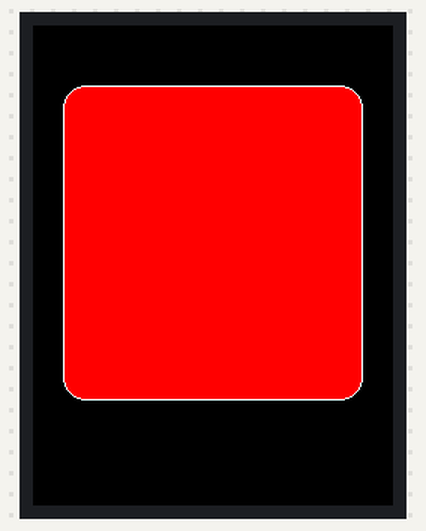
Bench run of a sketch on a simulated Arduino Mega 2560, built with avr-gcc and run on an emulated ATmega2560. Parts: 240×320 colour display. The local clock reads 2024-03-15 10:24:30 at power-on unless the sketch sets it.

Above: at 1.3 s.
At 2.8 s:
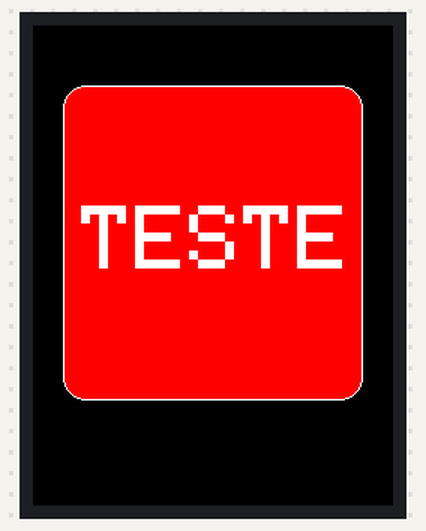
At 6.5 s:
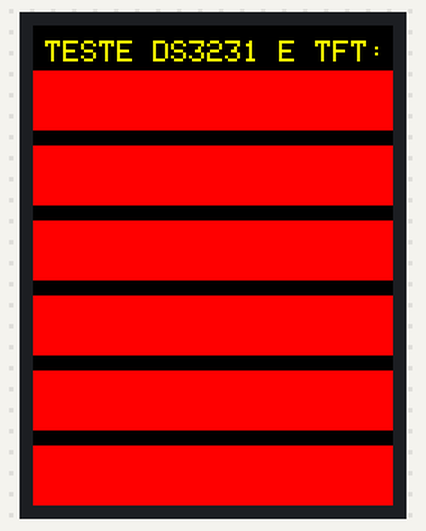
At 14.5 s:
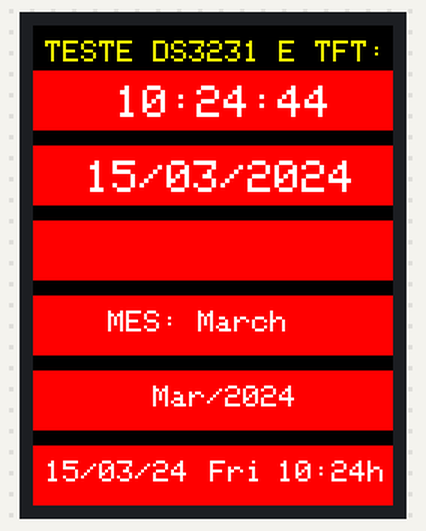
At 22.5 s:
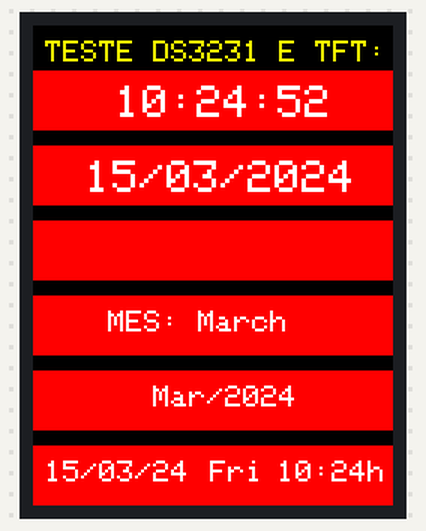
At 38.5 s:
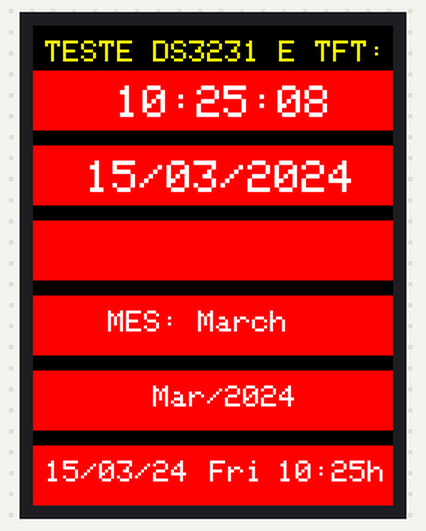

The sketch:

DS3231_DATA_PORT-BR.ino
```cpp
/**********************************************************************************************************************
    AUTOR: WALTER DAWID RETZER

    PROJETO: DISPLAY LCD TFT 2.4" E MÓDULO DS3231
    VERSÃO: 1.01
    DATA: 17/08/2021
    ARQUIVOS ANEXO: BIBLIOTECA DS3231 ALTERADA PARA EXIBIR AS DATAS EM PORTUGUÊS-BR
                    SKETCH DO PROGRAMA PARA EXIBIÇÃO DA DATA E HORÁRIO UTILIZANDO DISPLAY TFT LCD 2.4"

-----------------------------------------------------------------------------------------------------------------------
  COMENTÁRIOS:

  - DEMONSTRAÇÃO DAS FUNÇÕES DE EXIBIÇÃO DE DATA EM PORTUGUÊS-Br E HORÁRIO DO MÓDULO DS3231.

-----------------------------------------------------------------------------------------------------------------------
  MATERIAL PARA O PROJETO:

  - ARDUINO MEGA
  - MÓDULO DS3231
  - DISPLAY TFT 2.4" (DRIVER: ILI9341)
  - JUMPERS PARA A CONEXÃO

-----------------------------------------------------------------------------------------------------------------------
  CONEXÃO DO MÓDULO DS3231 E ARDUINO MEGA:

  Módulo DS3231 pino  SDA  ->  Arduino Mega Digital 20 (SDA)
  Módulo DS3231 pino  SCL  ->  Arduino Mega Digital 21 (SCL)
  Módulo DS3231 pino  VCC  ->  Arduino Mega 5V
  Módulo DS3231 pino  GND  ->  Arduino Mega GND
-----------------------------------------------------------------------------------------------------------------------
  PRINCIPAIS FUNÇÕES DO MÓDULO DS3231:

  rtc.getTimeStr()                EXIBE O HORÁRIO NO FORMATO: HH:MM:SS
  rtc.getDOWStr()                 EXIBE O NOME DO DIA DA SEMANA: "Segunda-Feira"
  rtc.getMonthStr()               EXIBE O NOME DO MÊS: "Janeiro"
  rtc.getDOWStr(FORMAT_SHORT);    EXIBE O NOME DO DIA DA SEMANA ABREVIADO: "Seg"
  rtc.getTimeStr(FORMAT_SHORT);   EXIBE O HORÁRIO NO FORMATO: HH:MM
  rtc.getMonthStr(FORMAT_SHORT)   EXIBE O NOME DO MÊS ABREVIADO: "Jan"

  char const divider = '/';
  rtc.getDateStr(FORMAT_LONG, FORMAT_LITTLEENDIAN, divider)   EXIBE A DATA NO FORMATO: DIA/MÊS/ANO  -- DD/MM/YYYY
  rtc.getDateStr(FORMAT_SHORT, FORMAT_LITTLEENDIAN, divider)  EXIBE A DATA NO FORMATO: DIA/MÊS/ANO  -- DD/MM/YY

-----------------------------------------------------------------------------------------------------------------------
**********************************************************************************************************************/

// ========================================================================================================
// INCLUSÃO DAS BIBLIOTECAS QUE SERÃO UTILIZADAS NO PROJETO:
#include <MCUFRIEND_kbv.h>  //BIBLIOTECA DO DISPLAY TFT LCD 2.4"
MCUFRIEND_kbv tft;  //DECLARAÇÃO DO NOME DO DISPLAY TFT LCD 2.4"

#include <DS3231.h>  //BIBLIOTECA DO MÓDULO DS3231
#include <Wire.h> //BIBLIOTECA PARA COMUNICAÇÃO ENTRE DISPOSITIVOS I2C

// ========================================================================================================
// DECLARAÇÃO DAS VARIÁVEIS QUE SERÃO UTILIZADAS NO PROJETO:

DS3231  rtc(SDA, SCL);  //DECLARANDO O NOME DA VARIAVEL PARA RECEBER AS INFORMAÇÕES DO MÓDULO DS3231;
Time  t;  //DECLARAÇÃO DA VARIÁVEL t

String data;
String dataatual;
String diadasemana;
String diadasemanaatual = " ";

unsigned long atualiza_lcd; //variável auxiliar para atualizar o display

// ========================================================================================================
// DECLARAÇÃO DA FUNÇÃO QUE EXIBE A DATA E HORÁRIO NO DISPLAY:

void data_hora();

// ========================================================================================================
// DEFINIÇÃO DAS CORES NO DISPLAY TFT:

#define BLACK           0x0000
#define BLUE            0x001F
#define RED             0xF800
#define GREEN           0x07E0
#define CYAN            0x07FF
#define MAGENTA         0xF81F
#define YELLOW          0xFFE0
#define WHITE           0xFFFF
#define GREY            0x8410
#define ORANGE2         0xE880
#define ORANGE1         0xE800
#define ORANGE          0xFD20
#define GREENYELLOW     0xAFE5
#define LIGHTGREY       0xC618
#define DARKGREY        0x7BEF
#define OLIVE           0x7BE0
#define DARKGREEN       0x03E0
#define DARKCYAN        0x03EF
#define MARROM          0x7800
#define PURPLE          0x780F


//========================================================================================================
// FUNÇÃO SETUP:


void setup () {

//========================================================================================================
// INICIANDO DISPLAY LCD TFT 2.4":

    uint16_t ID = tft.readID();
    tft.begin(ID);
    tft.setRotation(0);
    tft.fillScreen(BLACK);
    delay(1000);

    tft.fillRoundRect(20, 40, 200, 210, 15, RED);
    tft.drawRoundRect(20, 40, 200, 210, 15, WHITE);

    delay(1500);

    tft.setCursor(32,120);
    tft.setTextColor(WHITE);
    tft.setTextSize(6);
    tft.print(F("TESTE"));

    delay(1500);

    tft.fillRect(0, 0, 240, 320, BLACK);

    delay(1000);

// ========================================================================================================
// INICIALIZAÇÃO DO MÓDULO DS3231:

    rtc.begin();

// ========================================================================================================
// CONFIGURAÇÃO PARA A GRAVAÇÃO DA DATA E HORA AO MÓDULO DS3231:
// APÓS O PRIMEIRO DOWNLOAD, DEVE-SE COMENTAR AS 3 LINHAS ABAIXO, ESSAS FUNÇÕES SÃO PARA CONFIGURAR A HORA ATUAL AO MÓDULO.
// DEPOIS DE COMENTADAS ESSAS 3 LINHAS, DEVE-SE EXECUTAR NOVO DOWNLOAD AO ARDUINO, PARA ASSIM O MÓDULO EXECUTAR CORRETAMENTE
/*
    rtc.setDOW(SEGUNDA);     // Setar o dia da Semana: DOMINGO / SEGUNDA / TERCA / QUARTA / QUINTA / SEXTA / SABADO
    rtc.setTime(23,45,00);   // Setar o horário para: 14:00:00 (24hr formato)
    rtc.setDate(16,8,2021);  // Setar a data para 20 de Julho de 2021
*/
    t = rtc.getTime();

    tft.setTextColor(YELLOW, BLACK);
    tft.setCursor(8, 10);
    tft.setTextSize(2);
    tft.print(F("TESTE DS3231 E TFT:"));
    delay(1000);

// ========================================================================================================
// SETUP DOS DESENHOS DOS QUADROS VERMELHOS, ONDE SERÃO EXIBIDOS AS INFORMAÇÕES:

    char const divider = '/';
    dataatual = rtc.getDateStr(FORMAT_LONG, FORMAT_LITTLEENDIAN, divider);

    tft.fillRect(0, 30, 240, 40, RED);
    tft.fillRect(0, 80, 240, 40, RED);
    tft.fillRect(0, 130, 240, 40, RED);
    tft.fillRect(0, 180, 240, 40, RED);
    tft.fillRect(0, 230, 240, 40, RED);
    tft.fillRect(0, 280, 240, 40, RED);

    atualiza_lcd = millis();
}


//========================================================================================================
// FUNÇÃO LOOP: ATUALIZA TELA, A CADA 1 SEGUNDO

void loop()
{
  if (millis() - atualiza_lcd >= 1000){
    atualiza_lcd = millis();
    data_hora();

  }
}


//========================================================================================================
// FUNÇÃO PARA EXIBIR A DATA E HORA:

void data_hora() {

  String data1;
  String data2;
  String hora1;
  String hora;

  t = rtc.getTime();

// ========================================================================================================
// EXIBIÇÃO DA DATA E HORÁRIO:

  hora = rtc.getTimeStr();
  tft.setCursor(55, 40);
  tft.setTextColor(WHITE, RED);
  tft.setTextSize(3);
  tft.print(hora);

// ========================================================================================================
// EXIBIÇÃO DA DATA:
  char const divider = '/';
  data = rtc.getDateStr(FORMAT_LONG, FORMAT_LITTLEENDIAN, divider);

// TESTA SE HOUVE MUDANÇA NA DATA, CASO HAJA, ATUALIZA A DATA NO DISPLAY:
  if(dataatual != data){
      tft.setCursor(35,90);
      tft.setTextSize(3);
      tft.setTextColor(WHITE, RED);
      tft.print(data);
      dataatual = data;
  } else{
      tft.setCursor(35, 90);
      tft.setTextSize(3);
      tft.setTextColor(WHITE, RED);
      dataatual = rtc.getDateStr(FORMAT_LONG, FORMAT_LITTLEENDIAN, divider);
      tft.print(dataatual);
  }

// ========================================================================================================
// EXIBIÇÃO DO DIA DA SEMANA:

  String diadasemana = rtc.getDOWStr();
  String seg = "Segunda-Feira";
  String ter = "Terca-Feira";
  String qua = "Quarta-Feira";
  String qui = "Quinta-Feira";
  String sex = "Sexta-Feira";
  String sab = "Sabado";
  String dom = "Domingo";

  if (diadasemanaatual != diadasemana){

      if (seg.equals(diadasemana)){
        tft.fillRect(0, 130, 240, 40, RED);
        tft.setTextColor(WHITE, RED);
        tft.setCursor(15,140);
        tft.setTextSize(2);
        tft.print(F("DIA: "));
        tft.print(rtc.getDOWStr());
        diadasemanaatual = diadasemana;
      }

      else if (ter.equals(diadasemana)){
            tft.fillRect(0, 130, 240, 40, RED);
            tft.setTextColor(WHITE, RED);
            tft.setCursor(30,140);
            tft.setTextSize(2);
            tft.print(F("DIA: "));
            tft.print(rtc.getDOWStr());
            diadasemanaatual = diadasemana;
      }

      else if (qua.equals(diadasemana)){
            tft.fillRect(0, 130, 240, 40, RED);
            tft.setTextColor(WHITE, RED);
            tft.setCursor(20,140);
            tft.setTextSize(2);
            tft.print(F("DIA: "));
            tft.print(rtc.getDOWStr());
            diadasemanaatual = diadasemana;
      }

      else if (qui.equals(diadasemana)){
            tft.fillRect(0, 130, 240, 40, RED);
            tft.setTextColor(WHITE, RED);
            tft.setCursor(20,140);
            tft.setTextSize(2);
            tft.print(F("DIA: "));
            tft.print(rtc.getDOWStr());
            diadasemanaatual = diadasemana;
      }

      else if (sex.equals(diadasemana)){
            tft.fillRect(0, 130, 240, 40, RED);
            tft.setTextColor(WHITE, RED);
            tft.setCursor(28,140);
            tft.setTextSize(2);
            tft.print(F("DIA: "));
            tft.print(rtc.getDOWStr());
            diadasemanaatual = diadasemana;
      }

      else if (sab.equals(diadasemana)){
            tft.fillRect(0, 130, 240, 40, RED);
            tft.setTextColor(WHITE, RED);
            tft.setCursor(55,140);
            tft.setTextSize(2);
            tft.print(F("DIA: "));
            tft.print(rtc.getDOWStr());
            diadasemanaatual = diadasemana;
      }

      else if (dom.equals(diadasemana)){
            tft.fillRect(0, 130, 240, 40, RED);
            tft.setTextColor(WHITE, RED);
            tft.setCursor(50,140);
            tft.setTextSize(2);
            tft.print(F("DIA: "));
            tft.print(rtc.getDOWStr());
            diadasemanaatual = diadasemana;
      }

    }

    // ========================================================================================================
    // EXIBIÇÃO DO MÊS:

    tft.setTextColor(WHITE, RED);
    tft.setCursor(50,190);
    tft.setTextSize(2);
    tft.print(F("MES: "));
    tft.print(rtc.getMonthStr());

    // ========================================================================================================
    // EXIBIÇÃO DO MÊS ABREVIADO/ANOYYYY:

    tft.setTextColor(WHITE, RED);
    tft.setCursor(80,240);
    tft.setTextSize(2);
    tft.print(rtc.getMonthStr(FORMAT_SHORT));
    tft.print("/");
    tft.print(t.year, DEC);

    // ========================================================================================================
    // EXIBIÇÃO DA DATA E HORÁRIO:

    tft.setTextColor(WHITE, RED);
    tft.setCursor(8,290);
    tft.setTextSize(2);

    // ========================================================================================================
    // EXIBIÇÃO DA DATA DD/MM/YY:

    data1 = rtc.getDateStr(FORMAT_SHORT, FORMAT_LITTLEENDIAN, divider);
    tft.print(data1);

    // ========================================================================================================
    // EXIBIÇÃO DO DIA DA SEMANA ABREVIADO:

    data2 = rtc.getDOWStr(FORMAT_SHORT);
    tft.setCursor(118,290);
    tft.print(data2);

    // ========================================================================================================
    // EXIBIÇÃO DO HORÁRIO HH:MM

    hora1 = rtc.getTimeStr(FORMAT_SHORT);
    tft.setCursor(163,290);
    tft.print(hora1);
    tft.print(F("h"));

}
```

Measured:
- what the display in image 0 shows lasts 1.5 s, from 1.3 s to 2.8 s
- what the display in image 1 shows lasts 1.6 s, from 2.8 s to 4.4 s
- what the display in image 2 shows lasts 1.1 s, from 6.4 s to 7.5 s
